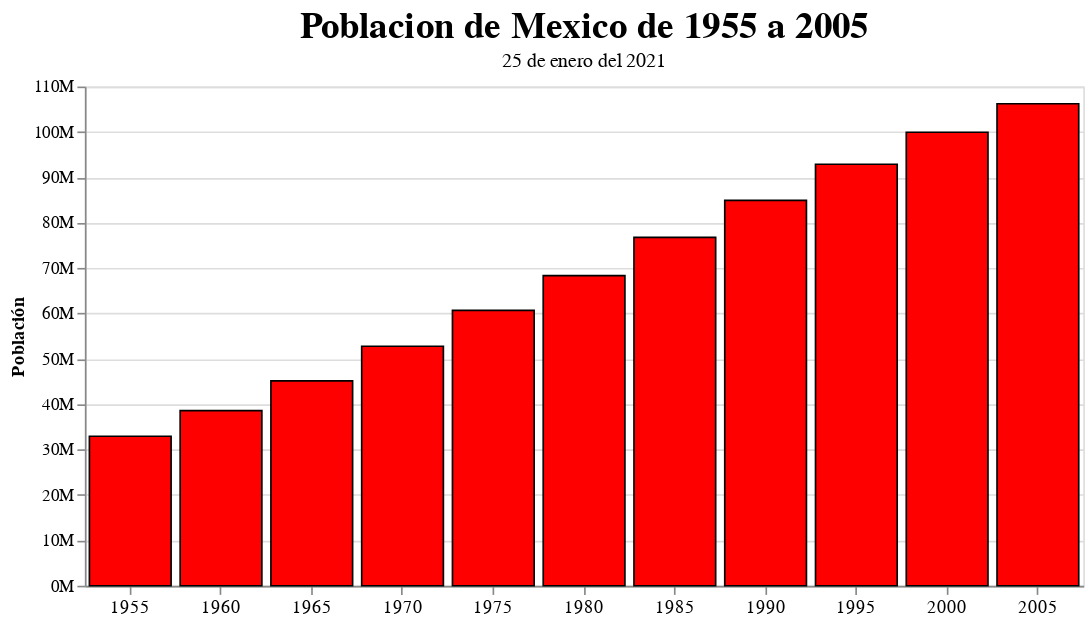

Source (notebook cell):
### Code cell
alt.Chart(data_mex).mark_bar(color='red',stroke='black').encode(
    x=alt.X('year:O',title='',axis=alt.Axis(labelAngle=0,labelFontSize=11)),#Ordinal
    y=alt.Y('pop:Q',title='Población',axis=alt.Axis(format='s'))
).properties(
    title=alt.TitleParams('Poblacion de Mexico de 1955 a 2005',subtitle='25 de enero del 2021',fontSize=22),
    width=600)

### Figure 1 — Vega-Lite specification as saved in the notebook (floating-point values rounded to 4 significant figures)
{"config": {"view": {"continuousWidth": 400, "continuousHeight": 300}}, "data": {"name": "data-aba864ee56f53a3188d399bc2e3218f7"}, "mark": {"type": "bar", "color": "red", "stroke": "black"}, "encoding": {"x": {"axis": {"labelAngle": 0, "labelFontSize": 11}, "field": "year", "title": "", "type": "ordinal"}, "y": {"axis": {"format": "s"}, "field": "pop", "title": "Población", "type": "quantitative"}}, "title": {"text": "Poblacion de Mexico de 1955 a 2005", "fontSize": 22, "subtitle": "25 de enero del 2021"}, "width": 600, "$schema": "https://vega.github.io/schema/vega-lite/v4.17.0.json", "datasets": {"data-aba864ee56f53a3188d399bc2e3218f7": [{"year": 1955, "country": "Mexico", "cluster": 3, "pop": 32929914, "life_expect": 55.19, "fertility": 6.8}, {"year": 1960, "country": "Mexico", "cluster": 3, "pop": 38578505, "life_expect": 58.3, "fertility": 6.75}, {"year": 1965, "country": "Mexico", "cluster": 3, "pop": 45142399, "life_expect": 60.11, "fertility": 6.75}, {"year": 1970, "country": "Mexico", "cluster": 3, "pop": 52775158, "life_expect": 62.36, "fertility": 6.5}, {"year": 1975, "country": "Mexico", "cluster": 3, "pop": 60678045, "life_expect": 65.03, "fertility": 5.25}, {"year": 1980, "country": "Mexico", "cluster": 3, "pop": 68347479, "life_expect": 67.41, "fertility": 4.25}, {"year": 1985, "country": "Mexico", "cluster": 3, "pop": 76767225, "life_expect": 69.5, "fertility": 3.63}, {"year": 1990, "country": "Mexico", "cluster": 3, "pop": 84913652, "life_expect": 71.45, "fertility": 3.191}, {"year": 1995, "country": "Mexico", "cluster": 3, "pop": 92880353, "life_expect": 73.67, "fertility": 2.671}, {"year": 2000, "country": "Mexico", "cluster": 3, "pop": 99926620, "life_expect": 74.9, "fertility": 2.401}, {"year": 2005, "country": "Mexico", "cluster": 3, "pop": 106202903, "life_expect": 76.19, "fertility": 2.211}]}}
